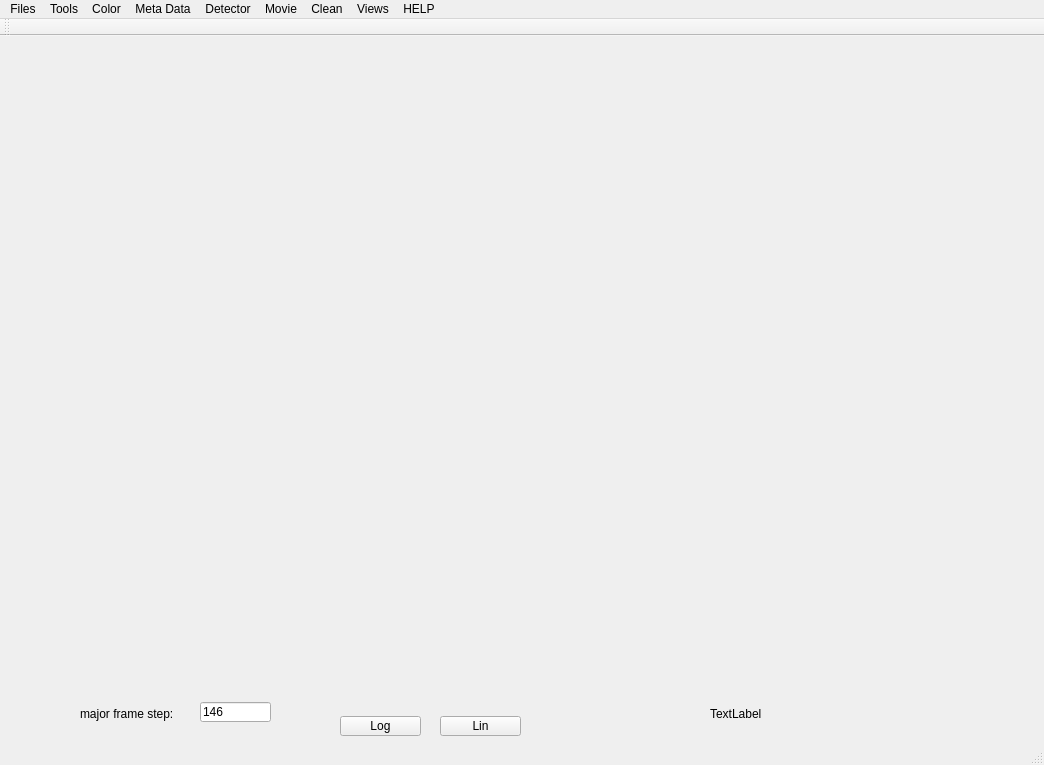
<?xml version="1.0" encoding="UTF-8"?>
<ui version="4.0">
 <class>MainWindow</class>
 <widget class="QMainWindow" name="MainWindow">
  <property name="geometry">
   <rect>
    <x>0</x>
    <y>0</y>
    <width>1044</width>
    <height>765</height>
   </rect>
  </property>
  <property name="windowTitle">
   <string>mmpad raw viewer</string>
  </property>
  <widget class="QWidget" name="centralWidget">
   <widget class="QCustomPlot" name="widget" native="true">
    <property name="geometry">
     <rect>
      <x>19</x>
      <y>9</y>
      <width>1011</width>
      <height>651</height>
     </rect>
    </property>
    <widget class="QLabel" name="label">
     <property name="geometry">
      <rect>
       <x>420</x>
       <y>230</y>
       <width>121</width>
       <height>61</height>
      </rect>
     </property>
     <property name="mouseTracking">
      <bool>false</bool>
     </property>
     <property name="text">
      <string/>
     </property>
    </widget>
   </widget>
   <widget class="QLabel" name="label_2">
    <property name="geometry">
     <rect>
      <x>80</x>
      <y>670</y>
      <width>131</width>
      <height>16</height>
     </rect>
    </property>
    <property name="text">
     <string>major frame step:</string>
    </property>
   </widget>
   <widget class="QLineEdit" name="lineEdit">
    <property name="geometry">
     <rect>
      <x>200</x>
      <y>666</y>
      <width>71</width>
      <height>20</height>
     </rect>
    </property>
    <property name="text">
     <string>146</string>
    </property>
   </widget>
   <widget class="QLabel" name="label_3">
    <property name="geometry">
     <rect>
      <x>710</x>
      <y>670</y>
      <width>321</width>
      <height>16</height>
     </rect>
    </property>
    <property name="text">
     <string>TextLabel</string>
    </property>
   </widget>
   <widget class="QPushButton" name="pushButton">
    <property name="geometry">
     <rect>
      <x>340</x>
      <y>680</y>
      <width>81</width>
      <height>20</height>
     </rect>
    </property>
    <property name="text">
     <string>Log</string>
    </property>
   </widget>
   <widget class="QPushButton" name="pushButton_2">
    <property name="geometry">
     <rect>
      <x>440</x>
      <y>680</y>
      <width>81</width>
      <height>20</height>
     </rect>
    </property>
    <property name="text">
     <string>Lin</string>
    </property>
   </widget>
  </widget>
  <widget class="QMenuBar" name="menuBar">
   <property name="geometry">
    <rect>
     <x>0</x>
     <y>0</y>
     <width>1044</width>
     <height>25</height>
    </rect>
   </property>
   <widget class="QMenu" name="menuGet_File">
    <property name="title">
     <string>Files</string>
    </property>
    <addaction name="actionLoad_File"/>
    <addaction name="actionLoad_File_mem_map"/>
    <addaction name="actionSave_Image_png"/>
    <addaction name="actionExport_Thresholded_Stack"/>
    <addaction name="actionExport_ROI_stack"/>
   </widget>
   <widget class="QMenu" name="menuTools">
    <property name="title">
     <string>Tools</string>
    </property>
    <addaction name="actionTrack_ROI_sum"/>
    <addaction name="actionTrack_ROI_COM"/>
    <addaction name="actionTrack_ROI_COM_ave"/>
    <addaction name="actionTrack_ROI_sum_COM"/>
    <addaction name="actionCollapse_Max"/>
    <addaction name="actionCollapse_Mean"/>
    <addaction name="actionShow_ROI_Path"/>
   </widget>
   <widget class="QMenu" name="menuColor">
    <property name="title">
     <string>Color</string>
    </property>
    <addaction name="actionGray"/>
    <addaction name="actionThermal"/>
    <addaction name="actionSpectrum"/>
    <addaction name="actionJet"/>
    <addaction name="actionIon"/>
    <addaction name="actionPolar"/>
    <addaction name="actionNight"/>
    <addaction name="actionGeography"/>
    <addaction name="actionCandy"/>
   </widget>
   <widget class="QMenu" name="menuMeta_Data">
    <property name="title">
     <string>Meta Data</string>
    </property>
    <addaction name="actionTime_Stamps"/>
   </widget>
   <widget class="QMenu" name="menuDetector">
    <property name="title">
     <string>Detector</string>
    </property>
    <addaction name="actionHistogram_ROI"/>
   </widget>
   <widget class="QMenu" name="menuMovie">
    <property name="title">
     <string>Movie</string>
    </property>
    <addaction name="actionView"/>
    <addaction name="actionExport_PNGs"/>
   </widget>
   <widget class="QMenu" name="menuClean">
    <property name="title">
     <string>Clean</string>
    </property>
    <addaction name="actionClear_Plot_Overlays"/>
   </widget>
   <widget class="QMenu" name="menuViews">
    <property name="title">
     <string>Views</string>
    </property>
    <addaction name="actionTheta_Omega"/>
   </widget>
   <widget class="QMenu" name="menuHELP">
    <property name="title">
     <string>HELP</string>
    </property>
    <addaction name="actionGeneral_Explanations"/>
   </widget>
   <addaction name="menuGet_File"/>
   <addaction name="menuTools"/>
   <addaction name="menuColor"/>
   <addaction name="menuMeta_Data"/>
   <addaction name="menuDetector"/>
   <addaction name="menuMovie"/>
   <addaction name="menuClean"/>
   <addaction name="menuViews"/>
   <addaction name="menuHELP"/>
  </widget>
  <widget class="QToolBar" name="mainToolBar">
   <attribute name="toolBarArea">
    <enum>TopToolBarArea</enum>
   </attribute>
   <attribute name="toolBarBreak">
    <bool>false</bool>
   </attribute>
  </widget>
  <widget class="QStatusBar" name="statusBar"/>
  <action name="actionLoad_File">
   <property name="text">
    <string>Load File</string>
   </property>
  </action>
  <action name="actionTrack_ROI_sum">
   <property name="text">
    <string>Track ROI Average</string>
   </property>
  </action>
  <action name="actionTrack_ROI_COM">
   <property name="text">
    <string>Track ROI COM</string>
   </property>
  </action>
  <action name="actionGray">
   <property name="text">
    <string>Gray</string>
   </property>
  </action>
  <action name="actionThermal">
   <property name="text">
    <string>Thermal</string>
   </property>
  </action>
  <action name="actionSpectrum">
   <property name="text">
    <string>Spectrum</string>
   </property>
  </action>
  <action name="actionJet">
   <property name="text">
    <string>Jet</string>
   </property>
  </action>
  <action name="actionIon">
   <property name="text">
    <string>Ion</string>
   </property>
  </action>
  <action name="actionPolar">
   <property name="text">
    <string>Polar</string>
   </property>
  </action>
  <action name="actionNight">
   <property name="text">
    <string>Night</string>
   </property>
  </action>
  <action name="actionGeography">
   <property name="text">
    <string>Geography</string>
   </property>
  </action>
  <action name="actionCandy">
   <property name="text">
    <string>Candy</string>
   </property>
  </action>
  <action name="actionTrack_ROI_COM_ave">
   <property name="text">
    <string>Track ROI COM (-ave)</string>
   </property>
  </action>
  <action name="actionTrack_ROI_sum_COM">
   <property name="text">
    <string>Track ROI sum COM</string>
   </property>
  </action>
  <action name="actionTime_Stamps">
   <property name="text">
    <string>Time Stamps</string>
   </property>
  </action>
  <action name="actionHistogram_ROI">
   <property name="text">
    <string>Histogram ROI</string>
   </property>
  </action>
  <action name="actionCollapse_Max">
   <property name="text">
    <string>Collapse Max</string>
   </property>
  </action>
  <action name="actionCollapse_Mean">
   <property name="text">
    <string>Collapse Mean</string>
   </property>
  </action>
  <action name="actionSave_Image_png">
   <property name="text">
    <string>Save Image (png)</string>
   </property>
  </action>
  <action name="actionShow_ROI_Path">
   <property name="text">
    <string>Show ROI Path</string>
   </property>
  </action>
  <action name="actionView">
   <property name="text">
    <string>View</string>
   </property>
  </action>
  <action name="actionExport_PNGs">
   <property name="text">
    <string>Export PNGs</string>
   </property>
  </action>
  <action name="actionLoad_File_mem_map">
   <property name="text">
    <string>Load File (mem map)</string>
   </property>
  </action>
  <action name="actionClear_Plot_Overlays">
   <property name="text">
    <string>Clear Plot Overlays</string>
   </property>
  </action>
  <action name="actionTheta_Omega">
   <property name="text">
    <string>Theta-Omega</string>
   </property>
  </action>
  <action name="actionGeneral_Explanations">
   <property name="text">
    <string>General Explanations</string>
   </property>
  </action>
  <action name="actionExport_Thresholded_Stack">
   <property name="text">
    <string>Export Thresholded Stack</string>
   </property>
  </action>
  <action name="actionExport_ROI_stack">
   <property name="text">
    <string>Export ROI stack</string>
   </property>
  </action>
 </widget>
 <layoutdefault spacing="6" margin="11"/>
 <customwidgets>
  <customwidget>
   <class>QCustomPlot</class>
   <extends>QWidget</extends>
   <header>qcustomplot.h</header>
   <container>1</container>
  </customwidget>
 </customwidgets>
 <resources/>
 <connections/>
</ui>
